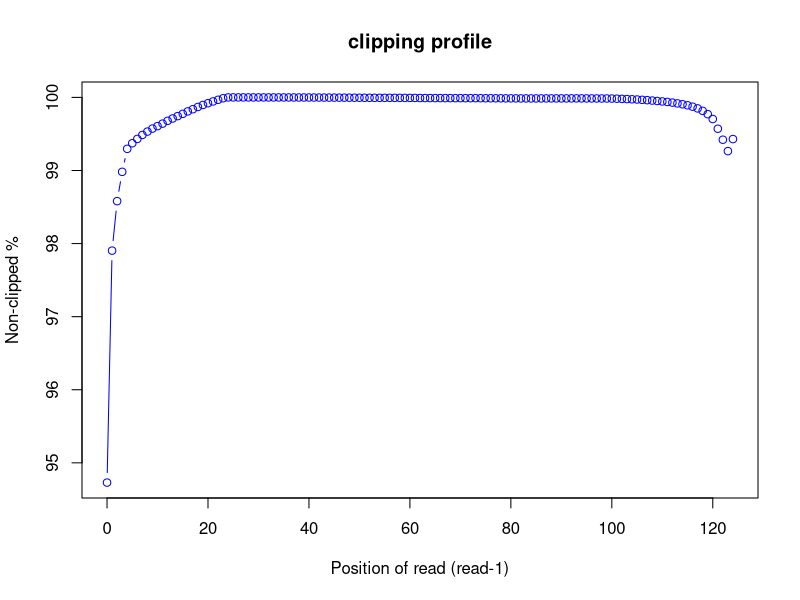
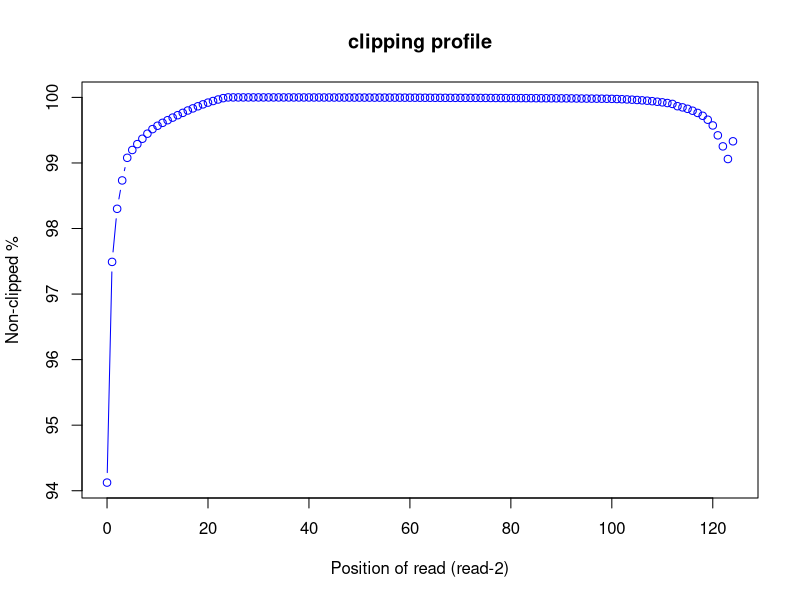

Here is the R script that generated these plots, in order:
pdf("/home/genetics/HW1/mapped_data_quality/SRR11647687.clipping_profile.R1.pdf")
read_pos=c(0,1,2,3,4,5,6,7,8,9,10,11,12,13,14,15,16,17,18,19,20,21,22,23,24,25,26,27,28,29,30,31,32,33,34,35,36,37,38,39,40,41,42,43,44,45,46,47,48,49,50,51,52,53,54,55,56,57,58,59,60,61,62,63,64,65,66,67,68,69,70,71,72,73,74,75,76,77,78,79,80,81,82,83,84,85,86,87,88,89,90,91,92,93,94,95,96,97,98,99,100,101,102,103,104,105,106,107,108,109,110,111,112,113,114,115,116,117,118,119,120,121,122,123,124)
r1_clip_count=c(1038805.0,413223.0,279776.0,200704.0,138664.0,123608.0,111959.0,101250.0,92179.0,84007.0,77476.0,70732.0,63153.0,56813.0,50420.0,44277.0,37694.0,31841.0,25763.0,20358.0,15634.0,10893.0,6395.0,2264.0,0,1.0,1.0,4.0,8.0,15.0,21.0,24.0,27.0,43.0,69.0,76.0,112.0,148.0,182.0,213.0,249.0,297.0,366.0,411.0,480.0,553.0,606.0,679.0,734.0,820.0,904.0,988.0,1063.0,1087.0,1105.0,1139.0,1172.0,1200.0,1238.0,1276.0,1394.0,1473.0,1656.0,1726.0,1769.0,1832.0,1860.0,1958.0,1976.0,2045.0,2052.0,2085.0,2079.0,2101.0,2177.0,2240.0,2326.0,2401.0,2441.0,2527.0,2593.0,2594.0,2732.0,2724.0,2773.0,2744.0,2717.0,2681.0,2667.0,2676.0,2705.0,2680.0,2621.0,2620.0,2688.0,2711.0,2780.0,2837.0,2895.0,2939.0,3113.0,3531.0,3969.0,4453.0,5049.0,5665.0,6556.0,7405.0,8486.0,9648.0,10861.0,12272.0,14007.0,16132.0,18459.0,21258.0,24976.0,29635.0,36238.0,45165.0,58283.0,84484.0,114141.0,144846.0,112349.0)
r1_nonclip_count = 19710044 - r1_clip_count
plot(read_pos, r1_nonclip_count*100/(r1_clip_count + r1_nonclip_count),col="blue",main="clipping profile",xlab="Position of read (read-1)",ylab="Non-clipped %",type="b")
dev.off()
pdf("/home/genetics/HW1/mapped_data_quality/SRR11647687.clipping_profile.R2.pdf")
read_pos=c(0,1,2,3,4,5,6,7,8,9,10,11,12,13,14,15,16,17,18,19,20,21,22,23,24,25,26,27,28,29,30,31,32,33,34,35,36,37,38,39,40,41,42,43,44,45,46,47,48,49,50,51,52,53,54,55,56,57,58,59,60,61,62,63,64,65,66,67,68,69,70,71,72,73,74,75,76,77,78,79,80,81,82,83,84,85,86,87,88,89,90,91,92,93,94,95,96,97,98,99,100,101,102,103,104,105,106,107,108,109,110,111,112,113,114,115,116,117,118,119,120,121,122,123,124)
r2_clip_count=c(1158166.0,494572.0,334936.0,249624.0,181601.0,158112.0,140435.0,124322.0,109058.0,95368.0,85248.0,76471.0,68501.0,60757.0,53447.0,46456.0,39353.0,33032.0,26683.0,20912.0,15663.0,10848.0,6343.0,2228.0,0,2.0,3.0,8.0,11.0,21.0,17.0,19.0,15.0,29.0,41.0,54.0,64.0,87.0,115.0,129.0,146.0,172.0,195.0,220.0,255.0,295.0,327.0,378.0,410.0,458.0,487.0,516.0,540.0,609.0,619.0,648.0,641.0,688.0,706.0,770.0,820.0,865.0,965.0,1029.0,1090.0,1167.0,1204.0,1276.0,1320.0,1347.0,1399.0,1412.0,1451.0,1486.0,1578.0,1626.0,1726.0,1805.0,1884.0,1996.0,2053.0,2097.0,2144.0,2227.0,2297.0,2414.0,2546.0,2548.0,2618.0,2710.0,2778.0,2827.0,2925.0,3163.0,3331.0,3479.0,3608.0,3742.0,3875.0,4061.0,4331.0,4856.0,5417.0,6051.0,6797.0,7708.0,8822.0,9873.0,11379.0,13043.0,14821.0,16873.0,19552.0,26421.0,29918.0,34312.0,40052.0,46641.0,55237.0,67096.0,84311.0,114089.0,147222.0,185263.0,131960.0)
r2_nonclip_count = 19710044 - r2_clip_count
plot(read_pos, r2_nonclip_count*100/(r2_clip_count + r2_nonclip_count),col="blue",main="clipping profile",xlab="Position of read (read-2)",ylab="Non-clipped %",type="b")
dev.off()
